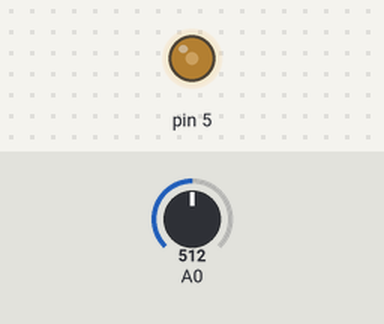
A sketch run on a simulated Arduino Uno, built with avr-gcc and run on an emulated ATmega328P. Shown: output pins drawn as LEDs (lit = HIGH). The test bench sets the inputs (shaded band); at power-on: A0 = 512. What the sketch prints to the serial monitor is not drawn.

Above: at 0.1 s.
Timing chart, 0 to 1.6 s (numbered marks = the images above):
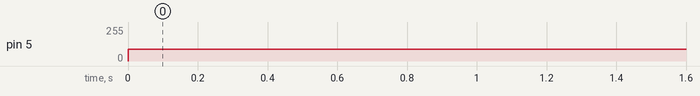

The sketch:

get_Ec.ino
```cpp
void setup() {
  // put your setup code here, to run once:
  //pinMode(5,OUTPUT);
  //pinMode(A0,INPUT);
  Serial.begin(115200);
}
void loop() {
  // put your main code here, to run repeatedly:
  analogWrite(5,90);
  Serial.println("start");
  unsigned long long start = millis();
  for(int i=0;i<1024;i++){
    Serial.println(analogRead(A0));
    }
    unsigned long long end = millis();
    Serial.println((int)(end-start));
    //改行まで読み込む
    String res = Serial.readStringUntil(10);
    //Serial.println(got_string);
    double Ec = res.toFloat();


}
```

Measured:
- by itself, pin 5: 0/255 → 90/255 at 0.00 s
